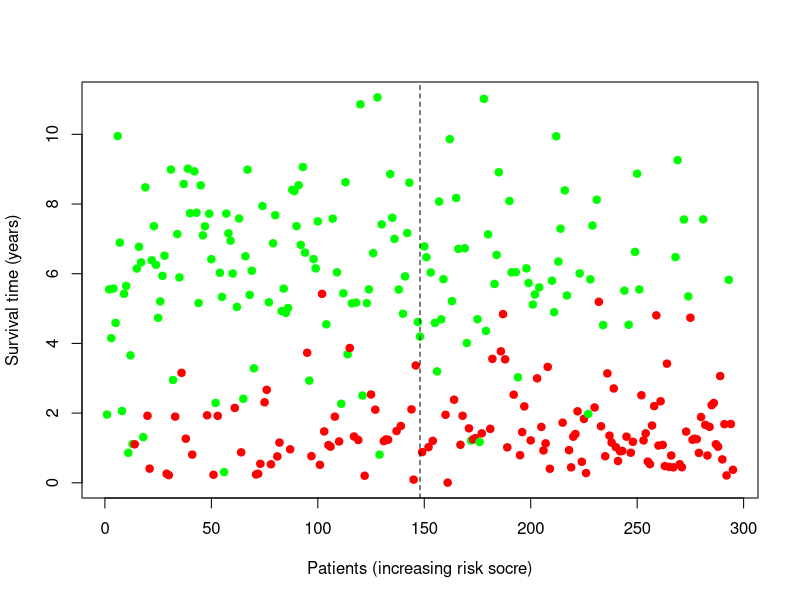

Reproduce this figure in R.

setwd("E:/BaiduNetdiskDownload/TARGET_database/TARGET/19.survStat")

rt=read.table("risk.txt",header=T,sep="\t",check.names=F,row.names=1)
rt=rt[order(rt$riskScore),]
riskClass=rt[,"risk"]
lowLength=length(riskClass[riskClass=="low"])
highLength=length(riskClass[riskClass=="high"])
color=as.vector(rt$fustat)
color[color==1]="red" #死亡病例用红色表示
color[color==0]="green" #活着的病人绿色表示
tiff(file="survStat_ydh.tiff",width = 20, height = 12,units ="cm",compression="lzw",bg="white",res=600)
plot(rt$futime,
     pch=19, #画点
     xlab="Patients (increasing risk socre)", #按打分来排序。
     ylab="Survival time (years)",
     col=color)
abline(v=lowLength,lty=2)
dev.off()
